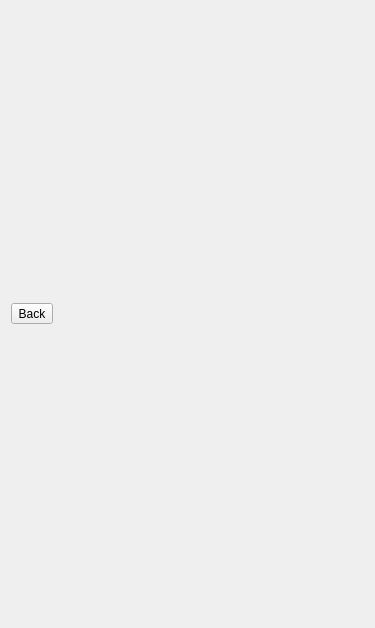
<?xml version="1.0" encoding="UTF-8"?>
<ui version="4.0">
 <class>QgsRendererWidgetContainerBase</class>
 <widget class="QWidget" name="QgsRendererWidgetContainerBase">
  <property name="geometry">
   <rect>
    <x>0</x>
    <y>0</y>
    <width>375</width>
    <height>628</height>
   </rect>
  </property>
  <property name="windowTitle">
   <string>Form</string>
  </property>
  <layout class="QVBoxLayout" name="verticalLayout_2">
   <item>
    <layout class="QHBoxLayout" name="horizontalLayout">
     <item>
      <widget class="QToolButton" name="mBackButton">
       <property name="sizePolicy">
        <sizepolicy hsizetype="Fixed" vsizetype="Fixed">
         <horstretch>0</horstretch>
         <verstretch>0</verstretch>
        </sizepolicy>
       </property>
       <property name="text">
        <string>Back</string>
       </property>
       <property name="icon">
        <iconset resource="../../../images/images.qrc">
         <normaloff>:/images/themes/default/mActionArrowLeft.png</normaloff>:/images/themes/default/mActionArrowLeft.png</iconset>
       </property>
       <property name="toolButtonStyle">
        <enum>Qt::ToolButtonTextBesideIcon</enum>
       </property>
      </widget>
     </item>
     <item>
      <widget class="QLabel" name="mTitleText">
       <property name="sizePolicy">
        <sizepolicy hsizetype="Preferred" vsizetype="Maximum">
         <horstretch>0</horstretch>
         <verstretch>0</verstretch>
        </sizepolicy>
       </property>
       <property name="text">
        <string/>
       </property>
      </widget>
     </item>
    </layout>
   </item>
   <item>
    <layout class="QVBoxLayout" name="mWidgetLayout"/>
   </item>
  </layout>
 </widget>
 <resources>
  <include location="../../../images/images.qrc"/>
 </resources>
 <connections/>
</ui>
